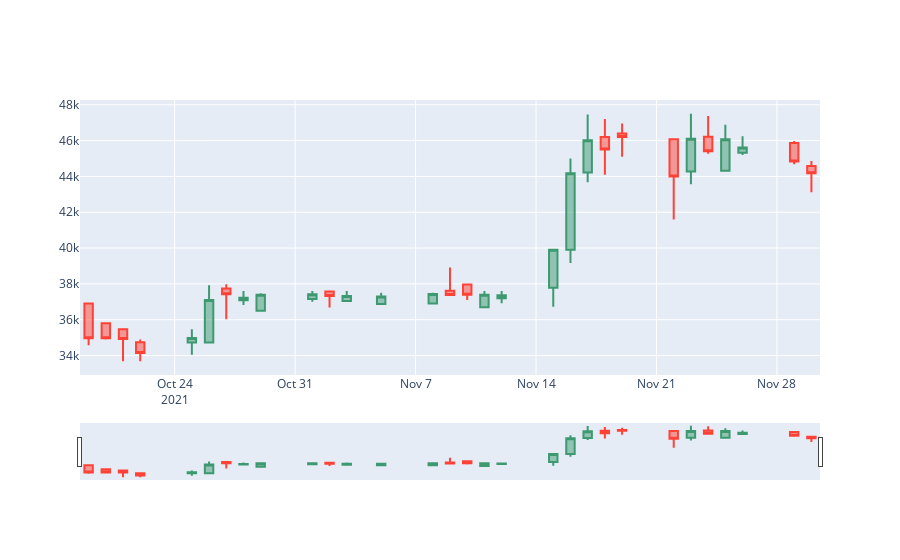

The cell this chart's notebook holds for it:
### Code cell
data_pred=data[-predictions:]
fig = go.Figure(data=[go.Candlestick(x=data_pred['Date'],
                open=data_pred['Open'],
                high=data_pred['High'],
                low=data_pred['Low'],
                close=data_pred['Close'])])
fig.show()
